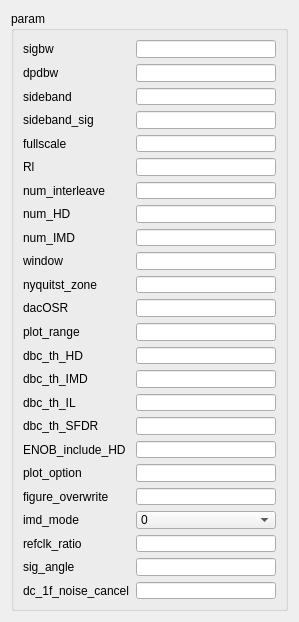
              <widget class="QWidget" name="scrollAreaWidgetContents_2">
               <property name="geometry">
                <rect>
                 <x>0</x>
                 <y>0</y>
                 <width>299</width>
                 <height>618</height>
                </rect>
               </property>
               <layout class="QHBoxLayout" name="horizontalLayout_3">
                <item>
                 <widget class="QGroupBox" name="groupBox_4">
                  <property name="maximumSize">
                   <size>
                    <width>16777215</width>
                    <height>600</height>
                   </size>
                  </property>
                  <property name="title">
                   <string>param</string>
                  </property>
                  <layout class="QGridLayout" name="gridLayout_11">
                   <property name="sizeConstraint">
                    <enum>QLayout::SetNoConstraint</enum>
                   </property>
                   <item row="3" column="1">
                    <widget class="QLineEdit" name="sideband_sig_input"/>
                   </item>
                   <item row="22" column="1">
                    <widget class="QLineEdit" name="sig_angle_input"/>
                   </item>
                   <item row="4" column="1">
                    <widget class="QLineEdit" name="fullscale_input"/>
                   </item>
                   <item row="15" column="0">
                    <widget class="QLabel" name="dbc_th_IL">
                     <property name="text">
                      <string>dbc_th_IL</string>
                     </property>
                    </widget>
                   </item>
                   <item row="5" column="0">
                    <widget class="QLabel" name="Rl">
                     <property name="text">
                      <string>Rl</string>
                     </property>
                    </widget>
                   </item>
                   <item row="21" column="0">
                    <widget class="QLabel" name="refclk_ratio">
                     <property name="text">
                      <string>refclk_ratio</string>
                     </property>
                    </widget>
                   </item>
                   <item row="5" column="1">
                    <widget class="QLineEdit" name="Rl_input"/>
                   </item>
                   <item row="20" column="0">
                    <widget class="QLabel" name="imd_mode">
                     <property name="text">
                      <string>imd_mode</string>
                     </property>
                    </widget>
                   </item>
                   <item row="2" column="1">
                    <widget class="QLineEdit" name="sideband_input"/>
                   </item>
                   <item row="23" column="1">
                    <widget class="QLineEdit" name="dc_1f_noise_cancel_input"/>
                   </item>
                   <item row="18" column="1">
                    <widget class="QLineEdit" name="plot_option_input"/>
                   </item>
                   <item row="17" column="1">
                    <widget class="QLineEdit" name="ENOB_include_HD_input"/>
                   </item>
                   <item row="16" column="0">
                    <widget class="QLabel" name="dbc_th_SFDR">
                     <property name="text">
                      <string>dbc_th_SFDR</string>
                     </property>
                    </widget>
                   </item>
                   <item row="20" column="1">
                    <widget class="QComboBox" name="imd_mode_cmbox">
                     <item>
                      <property name="text">
                       <string>0</string>
                      </property>
                     </item>
                     <item>
                      <property name="text">
                       <string>1</string>
                      </property>
                     </item>
                    </widget>
                   </item>
                   <item row="3" column="0">
                    <widget class="QLabel" name="sideband_sig">
                     <property name="text">
                      <string>sideband_sig</string>
                     </property>
                    </widget>
                   </item>
                   <item row="2" column="0">
                    <widget class="QLabel" name="sideband">
                     <property name="text">
                      <string>sideband</string>
                     </property>
                    </widget>
                   </item>
                   <item row="8" column="0">
                    <widget class="QLabel" name="num_IMD">
                     <property name="text">
                      <string>num_IMD</string>
                     </property>
                    </widget>
                   </item>
                   <item row="23" column="0">
                    <widget class="QLabel" name="dc_1f_noise_cancel">
                     <property name="text">
                      <string>dc_1f_noise_cancel</string>
                     </property>
                    </widget>
                   </item>
                   <item row="17" column="0">
                    <widget class="QLabel" name="ENOB_include_HD">
                     <property name="text">
                      <string>ENOB_include_HD</string>
                     </property>
                    </widget>
                   </item>
                   <item row="21" column="1">
                    <widget class="QLineEdit" name="refclk_ratio_input"/>
                   </item>
                   <item row="8" column="1">
                    <widget class="QLineEdit" name="num_IMD_input"/>
                   </item>
                   <item row="0" column="1">
                    <widget class="QLineEdit" name="sigbw_input"/>
                   </item>
                   <item row="6" column="1">
                    <widget class="QLineEdit" name="num_interleave_input"/>
                   </item>
                   <item row="1" column="1">
                    <widget class="QLineEdit" name="dpdbw_input"/>
                   </item>
                   <item row="13" column="1">
                    <widget class="QLineEdit" name="dbc_th_HD_input"/>
                   </item>
                   <item row="11" column="1">
                    <widget class="QLineEdit" name="dacOSR_input"/>
                   </item>
                   <item row="13" column="0">
                    <widget class="QLabel" name="dbc_th_HD">
                     <property name="text">
                      <string>dbc_th_HD</string>
                     </property>
                    </widget>
                   </item>
                   <item row="19" column="1">
                    <widget class="QLineEdit" name="figure_overwrite_input"/>
                   </item>
                   <item row="16" column="1">
                    <widget class="QLineEdit" name="dbc_th_SFDR_input"/>
                   </item>
                   <item row="9" column="0">
                    <widget class="QLabel" name="window">
                     <property name="text">
                      <string>window</string>
                     </property>
                    </widget>
                   </item>
                   <item row="0" column="0">
                    <widget class="QLabel" name="sigbw">
                     <property name="text">
                      <string>sigbw</string>
                     </property>
                    </widget>
                   </item>
                   <item row="12" column="0">
                    <widget class="QLabel" name="plot_range">
                     <property name="text">
                      <string>plot_range</string>
                     </property>
                    </widget>
                   </item>
                   <item row="10" column="1">
                    <widget class="QLineEdit" name="nyquitst_zone_input"/>
                   </item>
                   <item row="7" column="0">
                    <widget class="QLabel" name="num_HD">
                     <property name="text">
                      <string>num_HD</string>
                     </property>
                    </widget>
                   </item>
                   <item row="6" column="0">
                    <widget class="QLabel" name="num_interleave">
                     <property name="text">
                      <string>num_interleave</string>
                     </property>
                    </widget>
                   </item>
                   <item row="18" column="0">
                    <widget class="QLabel" name="plot_option">
                     <property name="text">
                      <string>plot_option</string>
                     </property>
                    </widget>
                   </item>
                   <item row="12" column="1">
                    <widget class="QLineEdit" name="plot_range_input"/>
                   </item>
                   <item row="14" column="1">
                    <widget class="QLineEdit" name="dbc_th_IMD_input"/>
                   </item>
                   <item row="7" column="1">
                    <widget class="QLineEdit" name="num_HD_input"/>
                   </item>
                   <item row="22" column="0">
                    <widget class="QLabel" name="sig_angle">
                     <property name="text">
                      <string>sig_angle</string>
                     </property>
                    </widget>
                   </item>
                   <item row="4" column="0">
                    <widget class="QLabel" name="fullscale">
                     <property name="text">
                      <string>fullscale</string>
                     </property>
                    </widget>
                   </item>
                   <item row="19" column="0">
                    <widget class="QLabel" name="figure_overwrite">
                     <property name="text">
                      <string>figure_overwrite</string>
                     </property>
                    </widget>
                   </item>
                   <item row="11" column="0">
                    <widget class="QLabel" name="dacOSR">
                     <property name="text">
                      <string>dacOSR</string>
                     </property>
                    </widget>
                   </item>
                   <item row="15" column="1">
                    <widget class="QLineEdit" name="dbc_th_IL_input"/>
                   </item>
                   <item row="14" column="0">
                    <widget class="QLabel" name="dbc_th_IMD">
                     <property name="text">
                      <string>dbc_th_IMD</string>
                     </property>
                    </widget>
                   </item>
                   <item row="10" column="0">
                    <widget class="QLabel" name="nyquitst_zone">
                     <property name="text">
                      <string>nyquitst_zone</string>
                     </property>
                    </widget>
                   </item>
                   <item row="1" column="0">
                    <widget class="QLabel" name="dpdbw">
                     <property name="text">
                      <string>dpdbw</string>
                     </property>
                    </widget>
                   </item>
                   <item row="9" column="1">
                    <widget class="QLineEdit" name="window_input"/>
                   </item>
                  </layout>
                 </widget>
                </item>
               </layout>
              </widget>
